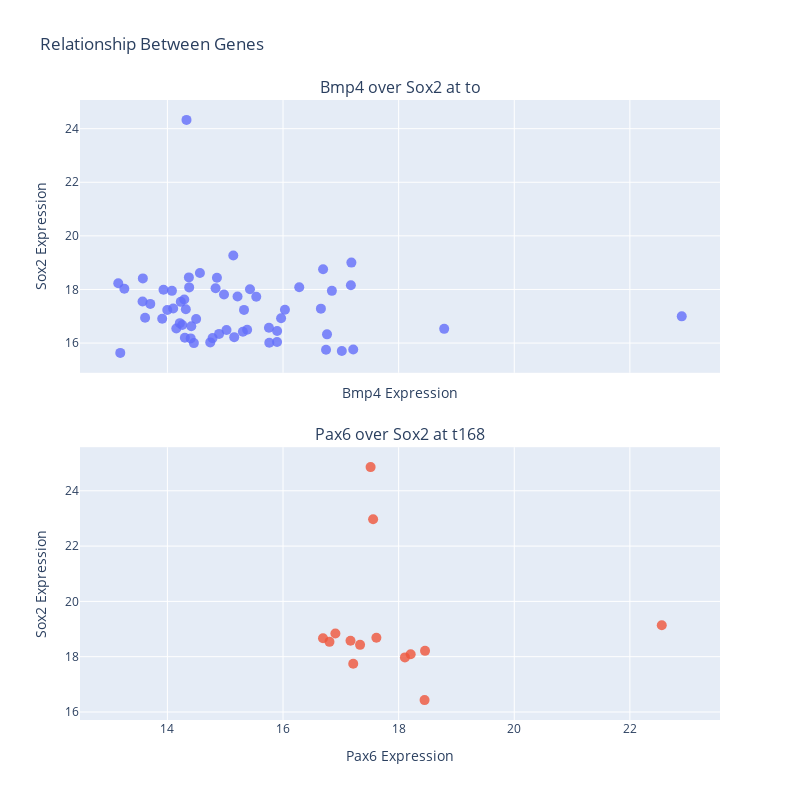

The notebook cell this image was saved under:
### Code cell
# x = bmp4, y = sox2 at 0
# x = pax6, y = sox2 at 168
# removed all 0s

df_t0_clean = df_t0[(df_t0["Bmp4"] > 0) & (df_t0["Sox2"] > 0)]
df_t168_clean = df_t168[(df_t168["Pax6"] > 0) & (df_t168["Sox2"] > 0)]

x1 = df_t0_clean["Bmp4"]
y1 = df_t0_clean["Sox2"]

x2 = df_t168_clean["Pax6"]
y2 = df_t168_clean["Sox2"]


fig = make_subplots(
    rows=2,
    cols=1,
    shared_xaxes=True,
    vertical_spacing=0.12,
    subplot_titles=(
        "Bmp4 over Sox2 at to",
        "Pax6 over Sox2 at t168"
    )
)

fig.add_scatter(
    x=x1,
    y=y1,
    mode="markers",
    marker=dict(size=10, opacity=0.8),
    showlegend=False,
    row=1, col=1
)

fig.add_scatter(
    x=x2,
    y=y2,
    mode="markers",
    marker=dict(size=10, opacity=0.8),
    showlegend=False,
    row=2, col=1
)


fig.update_xaxes(title_text="Bmp4 Expression", row=1, col=1)
fig.update_xaxes(title_text="Pax6 Expression", row=2, col=1)

fig.update_yaxes(title_text="Sox2 Expression", row=1, col=1)
fig.update_yaxes(title_text="Sox2 Expression", row=2, col=1)

fig.update_layout(
    title="Relationship Between Genes",
    height=800,
    width=800,
    template="plotly"
)

fig.show()

### Figure 1 — Plotly figure (JSON) as saved in the notebook; plotly's stock layout.template omitted (floating-point values rounded to 4 significant figures)
{"data": [{"marker": {"opacity": 0.8, "size": 10}, "mode": "markers", "showlegend": false, "type": "scatter", "x": [15.38, 15.31, 16.74, 16.69, 15.9, 17.02, 16.66, 14.98, 15.33, 15.02, 14.3, 15.16, 14.33, 17.18, 14.15, 13.93, 15.14, 13.61, 16.85, 14.78, 14.83, 14.32, 17.21, 18.79, 16.76, 15.97, 14.0, 13.57, 14.08, 14.38, 14.4, 14.29, 14.26, 14.86, 13.25, 15.21, 16.03, 14.37, 13.15, 15.76, 14.41, 13.58, 17.17, 14.23, 13.18, 14.74, 15.54, 15.43, 15.9, 14.5, 13.91, 13.7, 22.9, 14.46, 14.1, 16.28, 14.56, 14.89, 14.21, 15.76], "xaxis": "x", "y": [16.5, 16.42, 15.75, 18.76, 16.45, 15.7, 17.28, 17.81, 17.24, 16.49, 16.2, 16.22, 24.33, 19.0, 16.54, 17.99, 19.27, 16.95, 17.95, 16.19, 18.04, 17.26, 15.76, 16.53, 16.32, 16.92, 17.24, 17.55, 17.95, 18.08, 16.17, 17.62, 16.67, 18.44, 18.03, 17.74, 17.24, 18.45, 18.23, 16.57, 16.63, 18.41, 18.16, 17.54, 15.63, 16.03, 17.73, 18.01, 16.04, 16.9, 16.91, 17.46, 17.0, 16.0, 17.29, 18.08, 18.61, 16.34, 16.74, 16.01], "yaxis": "y"}, {"marker": {"opacity": 0.8, "size": 10}, "mode": "markers", "showlegend": false, "type": "scatter", "x": [17.62, 17.33, 16.69, 17.17, 18.45, 17.21, 16.8, 18.46, 17.52, 18.11, 22.55, 16.91, 17.56, 18.21], "xaxis": "x2", "y": [18.69, 18.43, 18.67, 18.57, 16.43, 17.74, 18.54, 18.21, 24.86, 17.97, 19.14, 18.84, 22.97, 18.09], "yaxis": "y2"}], "layout": {"annotations": [{"font": {"size": 16}, "showarrow": false, "text": "Bmp4 over Sox2 at to", "x": 0.5, "xanchor": "center", "xref": "paper", "y": 1, "yanchor": "bottom", "yref": "paper"}, {"font": {"size": 16}, "showarrow": false, "text": "Pax6 over Sox2 at t168", "x": 0.5, "xanchor": "center", "xref": "paper", "y": 0.44, "yanchor": "bottom", "yref": "paper"}], "height": 800, "title": {"text": "Relationship Between Genes"}, "width": 800, "xaxis": {"anchor": "y", "domain": [0, 1], "matches": "x2", "showticklabels": false, "title": {"text": "Bmp4 Expression"}}, "xaxis2": {"anchor": "y2", "domain": [0, 1], "title": {"text": "Pax6 Expression"}}, "yaxis": {"anchor": "x", "domain": [0.56, 1], "title": {"text": "Sox2 Expression"}}, "yaxis2": {"anchor": "x2", "domain": [0, 0.44], "title": {"text": "Sox2 Expression"}}}}
